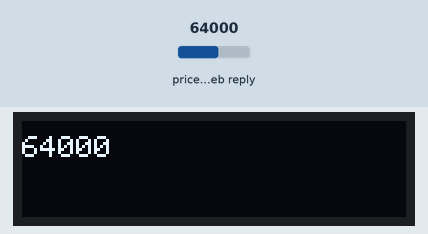
A sketch run on a simulated ESP8266 (NodeMCU). Parts: 128×32 one-colour display. Inputs (shaded band) come from the test bench; at power-on: price in the web reply 64000. WiFi joins after 1.5 s; servers stay silent unless stated; web services answer with replies made up by the test bench; what the sketch prints to the serial monitor is not drawn.

Above: at 6.0 s.
6.1 s: price in the web reply set to 21580
At 19.9 s:
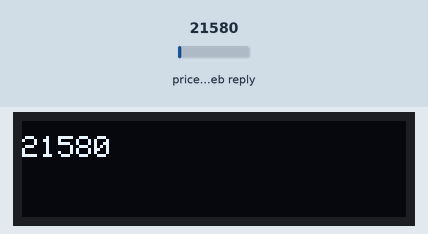
20.1 s: price in the web reply set to 39750
At 33.9 s:
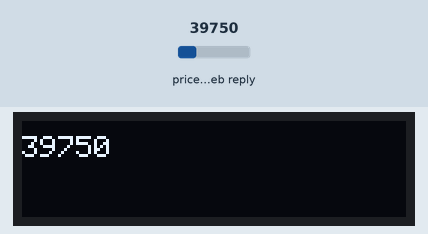
34.1 s: price in the web reply set to 59500
At 47.9 s:
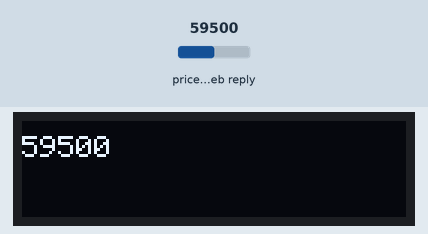
Timing chart, 0 to 49.4 s (numbered marks = the images above; inputs shaded):
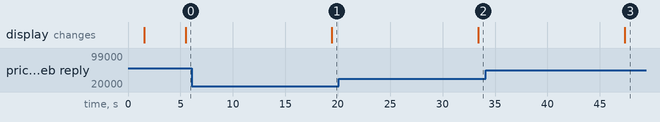

The sketch:

simple_btc_oled.ino
```cpp
#include <ArduinoJson.h>
#include <ESP8266WiFi.h>
#include <ESP8266HTTPClient.h>
#include <Wire.h>
#include <Adafruit_GFX.h>
#include <Adafruit_SSD1306.h>

#define SCREEN_WIDTH 128 // OLED display width, in pixels
#define SCREEN_HEIGHT 32 // OLED display height, in pixels

// Declaration for an SSD1306 display connected to I2C (SDA, SCL pins)
Adafruit_SSD1306 display(SCREEN_WIDTH, SCREEN_HEIGHT, &Wire, -1);

const char* ssid     = "BTL";
const char* password = "#Brasil2020";

#define CD_API "/v1/bpi/currentprice.json"
#define CD_URL "api.coindesk.com"

static char respBuffer[4096];

WiFiClientSecure client;

void setup()
{
  Serial.begin(115200);
  Serial.setDebugOutput(true);

  Serial.println();
  Serial.println();
  Serial.print("Connecting to ");
  Serial.println(ssid);

  WiFi.begin(ssid, password);

  while (WiFi.status() != WL_CONNECTED)
  {
    delay(500);
    Serial.print(".");
  }

  Serial.println("");
  Serial.println("WiFi connected");
  Serial.println("IP address: ");
  Serial.println(WiFi.localIP());


  if(!display.begin(SSD1306_SWITCHCAPVCC, 0x3C)) { // Address 0x3D for 128x64
    Serial.println(F("SSD1306 allocation failed"));
    for(;;);
  }


}

String data;

void loop()
{
  getData();
  printData(data);
  delay(10000);
}

void getData()
{


  const char request[] =
    "GET " CD_API " HTTP/1.1\r\n"
    "User-Agent: ESP8266/0.1\r\n"
    "Accept: */*\r\n"
    "Host: " CD_URL "\r\n"
    "Connection: close\r\n"
    "\r\n";
  Serial.print("Requesting URL: ");
  Serial.println(CD_URL);

  delay(100);

  if (!client.connect(CD_URL, 443))
  {
    Serial.println("Connection failed");
    return;
  }

  client.print(request);
  client.flush();
  delay(1000);

  uint16_t index = 0;
  while(client.connected())
  {
    if(client.available())
    {
      respBuffer[index++] = client.read();
      delay(1);
    }
  }
  client.stop();
  char * json = strchr(respBuffer,'{');
  String json_str = String(json);

  ///////////////////////////////////////////
  // The Response Buffer currently (03.11.18)
  // contains a stray 'd' character that
  // corrupts the data. This removes it, but
  // shouldn't be necessary when the issue is
  // fixed!
  uint16_t idx_d = json_str.lastIndexOf('d');
  json_str.remove(idx_d,3);
  ///////////////////////////////////////////

  Serial.println("String json:");
  Serial.println(json_str);

  DynamicJsonDocument jBuffer(1024);
  deserializeJson(jBuffer, json_str);
  //JsonObject& root = jBuffer.parseObject(json_str);
  JsonObject root = jBuffer.as<JsonObject>();


  //Serial.println("JsonObject: ");
  //Serial.println(root);
  //root.prettyPrintTo(Serial);
  //Serial.println();

  JsonObject bpi = root["bpi"];
  JsonObject usd = bpi["USD"];
  String tmp = usd["rate_float"];
  data = tmp;
  Serial.print("BTC (USD): $");
  Serial.println(data);
}

void printData(String data)
{
  delay(2000);
  display.clearDisplay();

  display.setTextSize(1);
  display.setTextColor(WHITE);

  display.setCursor(0, 5);
  display.println(data);

  display.display();
}
```

Measured:
- after the input at 6.1 s, the display: changes after 13.3 s (image 1)
- after the input at 20.1 s, the display: changes after 13.3 s (image 2)
- after the input at 34.1 s, the display: changes after 13.3 s (image 3)
